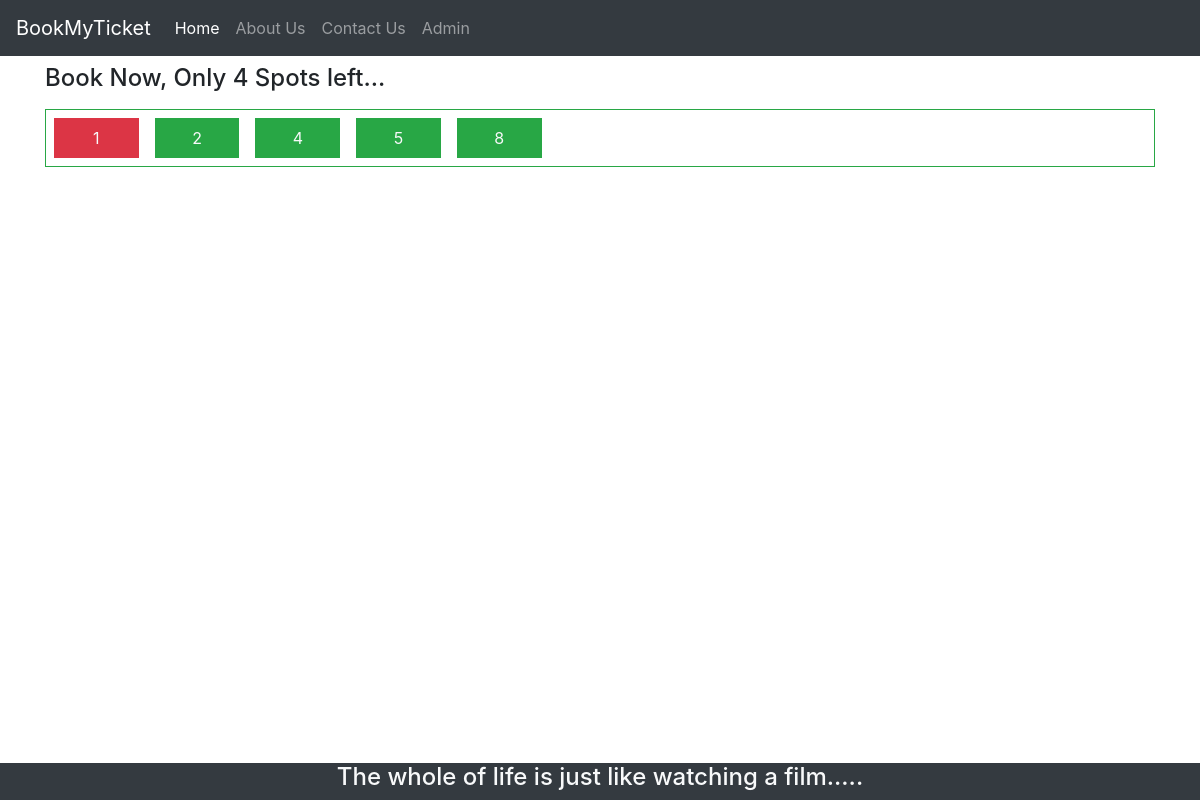
Screenshot of /customer/select/seat/5/ with the database file from the repository.
### bookings/models.py (models this page shows, shortened)
class Seats(models.Model):
	BOOKING_STATUS = (
		('BOOKED', 'BOOKED'),
		('AVAILABLE', 'AVAILABLE'),
		('RESERVED','RESERVED'),
		('NOT_AVAILABLE','NOT_AVAILABLE')
	)
	booking_status = models.CharField(max_length=24, null=True, choices=BOOKING_STATUS, default=BOOKING_STATUS[1][0])
	booked_by_cust = models.ForeignKey(Customer, null=True, on_delete= models.SET_NULL)
	shows = models.ForeignKey(Shows, null=True, on_delete= models.SET_NULL)
	class Meta:
		db_table = 'Seats'

### bookings/views.py (the view)
# urls.py: path('customer/select/seat/<show_id>/', views.Cust_Select_Seat, name="select_seat"),
def Cust_Select_Seat(request, show_id):
    seats = Seats.objects.filter(shows=show_id)
    show = Shows.objects.get(id=show_id)
    avail_seats = 0
    for seat in seats:
        if(seat.booking_status == 'AVAILABLE'):
            avail_seats += 1
    context = {
        'seats': seats,
        'avail_seats': avail_seats,
        'show': show,
    }
    return render(request, 'bookings/webpages/Customer/Cust_Select_Seat.html', context)

### bookings/templates/bookings/webpages/Customer/Cust_Select_Seat.html
{% extends 'bookings/common/HeaderAndFooter.html' %}
{% block content %}
<div class="container ">
    <h4 class="mt-2">Book Now, Only {{avail_seats}} Spots left...</h4>
    <div class="grid-container grid-container--fill border border-success mt-3">
        {% for seat in seats %}
        <a href="{% url 'select_payment' seat.id %}">
            <div class="grid-element p-2 m-2 text-light text-center{% if seat.booking_status == 'AVAILABLE' %} bg-success {% else %} bg-danger {% endif %}">
                {{seat.id}}
            </div>
        </a>
        {% endfor %}
    </div>
</div>
{% endblock %}

### static/css/main.css (style rules this page uses)
html,body { height:100%; min-height:100%; }
.grid-container { display: grid; }
.grid-container--fill { grid-template-columns: repeat(auto-fill, minmax(100px, 1fr)); }

### rows the page displays
Seats: id "1"
Seats: id "2"
Seats: id "4"
Seats: id "5"
Seats: id "8"

### other values shown
{{ avail_seats }} "4"
